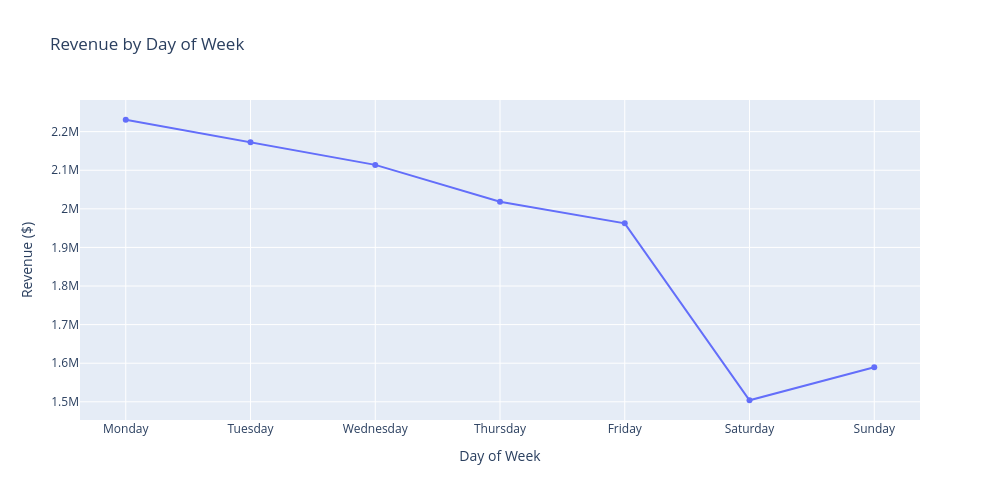

Source (notebook cell):
### Markdown cell above
### 6) Revenue by Day of the Week

### Code cell
# Convert timestamp to datetime
sales_data['order_purchase_timestamp'] = pd.to_datetime(
    sales_data['order_purchase_timestamp']
)

# Extract day of week
sales_data['purchase_day'] = (
    sales_data['order_purchase_timestamp'].dt.day_name()
)

# Arrange days from Monday to Sunday
day_order = [
    'Monday', 'Tuesday', 'Wednesday',
    'Thursday', 'Friday', 'Saturday', 'Sunday'
]

# Calculate revenue by day
day_revenue = (
    sales_data.groupby('purchase_day')['price']
    .sum()
    .reindex(day_order)
)

# Line chart
fig = px.line(
    x=day_revenue.index,
    y=day_revenue.values,
    markers=True,
    title='Revenue by Day of Week',
    labels={
        'x': 'Day of Week',
        'y': 'Revenue ($)'
    },
    height=500,
    width=1000
)

# Hover information
fig.update_traces(
    hovertemplate='<b>%{x}</b><br>Revenue: $%{y:,.2f}<extra></extra>'
)

fig.show()

### Figure 1 — Plotly figure (JSON) as saved in the notebook; plotly's stock layout.template omitted (floating-point values rounded to 4 significant figures)
{"data": [{"hovertemplate": "<b>%{x}</b><br>Revenue: $%{y:,.2f}<extra></extra>", "legendgroup": "", "line": {"color": "#636efa", "dash": "solid"}, "marker": {"symbol": "circle"}, "mode": "lines+markers", "name": "", "orientation": "v", "showlegend": false, "type": "scatter", "x": ["Monday", "Tuesday", "Wednesday", "Thursday", "Friday", "Saturday", "Sunday"], "xaxis": "x", "y": [2231000.0, 2173000.0, 2114000.0, 2019000.0, 1962000.0, 1504000.0, 1589000.0], "yaxis": "y"}], "layout": {"height": 500, "legend": {"tracegroupgap": 0}, "title": {"text": "Revenue by Day of Week"}, "width": 1000, "xaxis": {"anchor": "y", "domain": [0, 1], "title": {"text": "Day of Week"}}, "yaxis": {"anchor": "x", "domain": [0, 1], "title": {"text": "Revenue ($)"}}}}
